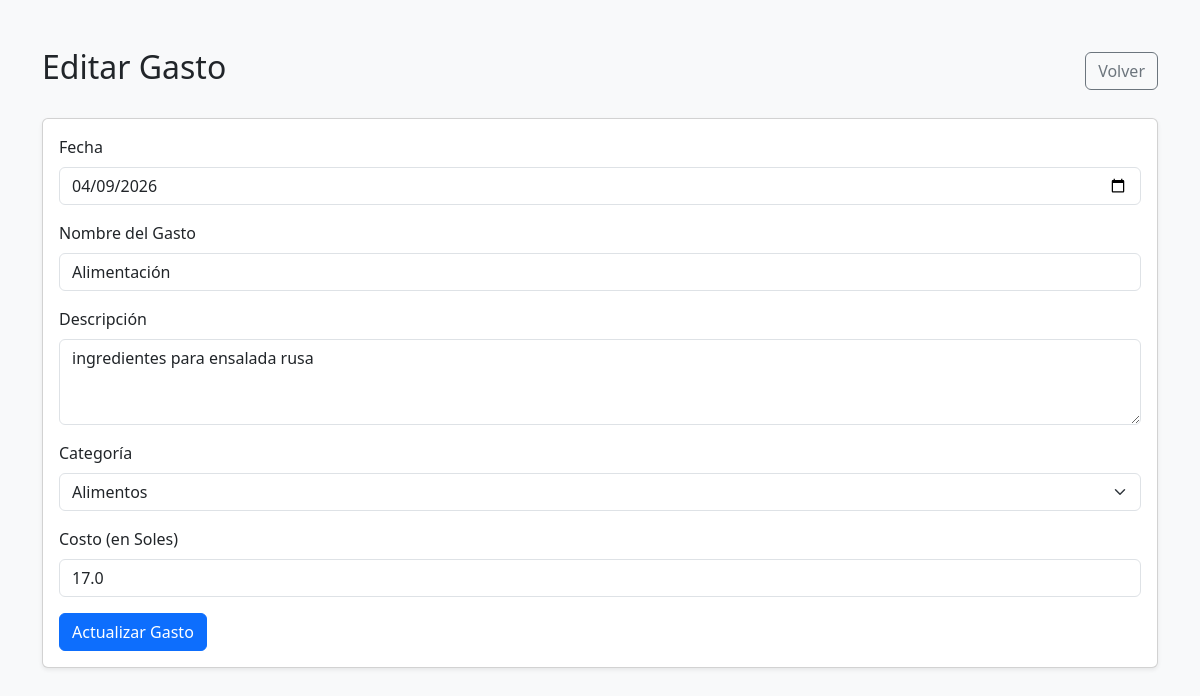
Page /gastos/edit/8 (signed in) on the committed database.
### tables this page shows
CREATE TABLE gastos (
            id INTEGER PRIMARY KEY AUTOINCREMENT,
            descripcion TEXT NOT NULL,
            monto REAL NOT NULL,
            moneda TEXT DEFAULT 'PEN',  -- PEN para soles, USD para dólares
            fecha DATE DEFAULT CURRENT_DATE,
            categoria TEXT DEFAULT 'General'
        , nombre_gasto TEXT, costo REAL);

### app.py (the view, shortened to what this page needs)
@app.route('/gastos/edit/<int:gasto_id>', methods=['GET', 'POST'])
def edit_gasto(gasto_id):
    if 'admin' not in session:
        return redirect(url_for('gastos'))
    conn = get_db_connection()
    gasto = conn.execute('SELECT * FROM gastos WHERE id = ?', (gasto_id,)).fetchone()
    conn.close()
    if not gasto:
        return redirect(url_for('gastos'))
    error = None
    editable = 'admin' in session
    return render_template('edit_gasto.html', editable=editable, gasto=gasto, error=error)

### app.py (called while the page is built)
def get_db_connection():
    conn = sqlite3.connect(DATABASE, timeout=10)
    conn.row_factory = sqlite3.Row
    return conn

### templates/edit_gasto.html (shortened to what this page needs)
<!DOCTYPE html>
<html lang="es">
<head>
    <link href="https://cdn.jsdelivr.net/npm/bootstrap@5.3.0/dist/css/bootstrap.min.css" rel="stylesheet">
</head>
<body class="bg-light">
    <div class="container py-5">
        <div class="d-flex justify-content-between align-items-center mb-4">
            <h2>Editar Gasto</h2>
            <a href="{{ url_for('gastos') }}" class="btn btn-outline-secondary">Volver</a>
        </div>
        <div class="card shadow-sm">
            <div class="card-body">
                <form action="{{ url_for('edit_gasto', gasto_id=gasto.id) }}" method="POST">
                    <div class="mb-3">
                        <label for="fecha" class="form-label">Fecha</label>
                        <input type="date" class="form-control" id="fecha" name="fecha" required value="{{ gasto.fecha }}">
                    </div>
                    <div class="mb-3">
                        <label for="nombre_gasto" class="form-label">Nombre del Gasto</label>
                        <input type="text" class="form-control" id="nombre_gasto" name="nombre_gasto" required value="{{ gasto.nombre_gasto }}">
                    </div>
                    <div class="mb-3">
                        <label for="descripcion" class="form-label">Descripción</label>
                        <textarea class="form-control" id="descripcion" name="descripcion" rows="3">{{ gasto.descripcion }}</textarea>
                    </div>
                    <div class="mb-3">
                        <label for="categoria" class="form-label">Categoría</label>
                        <select class="form-select" id="categoria" name="categoria" required>
                            <option value="Alimentos" {% if gasto.categoria == 'Alimentos' %}selected{% endif %}>Alimentos</option>
                        </select>
                    </div>
                    <div class="mb-3">
                        <label for="costo" class="form-label">Costo (en Soles)</label>
                        <input type="number" step="0.01" class="form-control" id="costo" name="costo" required value="{{ gasto.costo }}">
                    </div>
                    <button type="submit" class="btn btn-primary">Actualizar Gasto</button>
                </form>
            </div>
        </div>
    </div>
</body>
</html>

### rows in the picture
gastos: fecha "04/09/2026", nombre_gasto "Alimentación", descripcion "ingredientes para ensalada rusa", categoria "Alimentos", costo "17.0"
